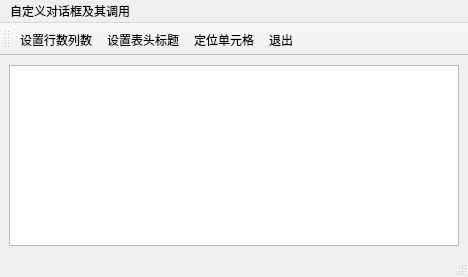
<?xml version="1.0" encoding="UTF-8"?>
<ui version="4.0">
 <class>MainWindow</class>
 <widget class="QMainWindow" name="MainWindow">
  <property name="geometry">
   <rect>
    <x>0</x>
    <y>0</y>
    <width>468</width>
    <height>277</height>
   </rect>
  </property>
  <property name="windowTitle">
   <string>MainWindow</string>
  </property>
  <widget class="QWidget" name="centralwidget">
   <layout class="QGridLayout" name="gridLayout">
    <item row="0" column="0">
     <widget class="QTableView" name="tableView"/>
    </item>
   </layout>
  </widget>
  <widget class="QMenuBar" name="menubar">
   <property name="geometry">
    <rect>
     <x>0</x>
     <y>0</y>
     <width>468</width>
     <height>21</height>
    </rect>
   </property>
   <widget class="QMenu" name="menu">
    <property name="title">
     <string>自定义对话框及其调用</string>
    </property>
   </widget>
   <addaction name="menu"/>
  </widget>
  <widget class="QStatusBar" name="statusbar"/>
  <widget class="QToolBar" name="toolBar">
   <property name="windowTitle">
    <string>toolBar</string>
   </property>
   <attribute name="toolBarArea">
    <enum>TopToolBarArea</enum>
   </attribute>
   <attribute name="toolBarBreak">
    <bool>false</bool>
   </attribute>
   <addaction name="actSetSize"/>
   <addaction name="actSetHeader"/>
   <addaction name="actLocate"/>
   <addaction name="actExit"/>
  </widget>
  <action name="actSetSize">
   <property name="icon">
    <iconset resource="image/image.qrc">
     <normaloff>:/spreadSheet.png</normaloff>:/spreadSheet.png</iconset>
   </property>
   <property name="text">
    <string>设置行数列数</string>
   </property>
   <property name="toolTip">
    <string>设置表格行数和列数</string>
   </property>
  </action>
  <action name="actSetHeader">
   <property name="icon">
    <iconset resource="image/image.qrc">
     <normaloff>:/headline.png</normaloff>:/headline.png</iconset>
   </property>
   <property name="text">
    <string>设置表头标题</string>
   </property>
   <property name="toolTip">
    <string>设置表格标题文字</string>
   </property>
  </action>
  <action name="actLocate">
   <property name="icon">
    <iconset resource="image/image.qrc">
     <normaloff>:/location.png</normaloff>:/location.png</iconset>
   </property>
   <property name="text">
    <string>定位单元格</string>
   </property>
   <property name="toolTip">
    <string>定位表格行列数</string>
   </property>
  </action>
  <action name="actExit">
   <property name="icon">
    <iconset resource="image/image.qrc">
     <normaloff>:/exit.png</normaloff>:/exit.png</iconset>
   </property>
   <property name="text">
    <string>退出</string>
   </property>
   <property name="toolTip">
    <string>退出</string>
   </property>
  </action>
 </widget>
 <resources>
  <include location="image/image.qrc"/>
 </resources>
 <connections>
  <connection>
   <sender>actExit</sender>
   <signal>triggered()</signal>
   <receiver>MainWindow</receiver>
   <slot>close()</slot>
   <hints>
    <hint type="sourcelabel">
     <x>-1</x>
     <y>-1</y>
    </hint>
    <hint type="destinationlabel">
     <x>233</x>
     <y>138</y>
    </hint>
   </hints>
  </connection>
 </connections>
</ui>
